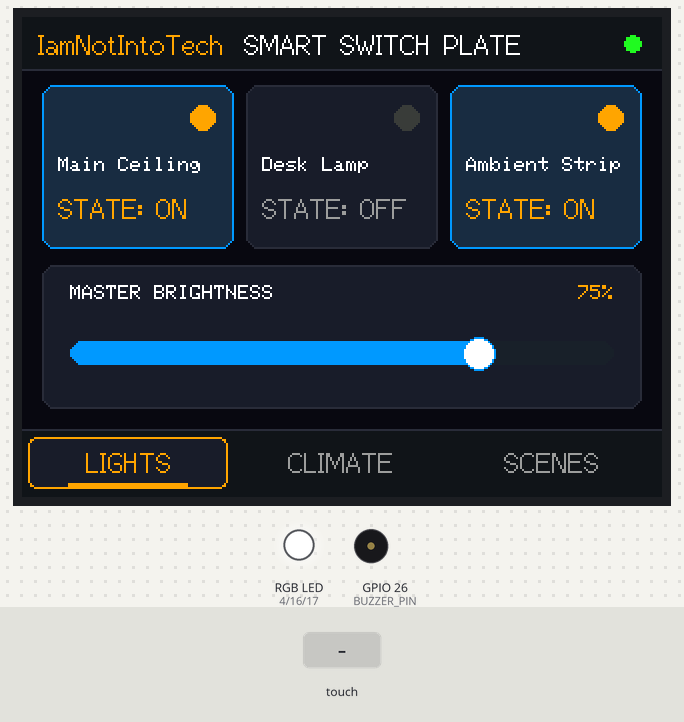
Simulated run of this sketch. Board: ESP32. Shown: 320×240 colour display, an RGB LED mixed from three pins (HIGH = lit), buzzer (waves = sounding). The test bench sets the inputs (shaded band). Pins used as bus, display or sensor lines are not drawn; what the sketch prints to the serial monitor is not drawn.

Above: at 1.5 s.
1.6 s: touch panel pressed at 38 % / 90 % of its raw x / y range
At 2.6 s:
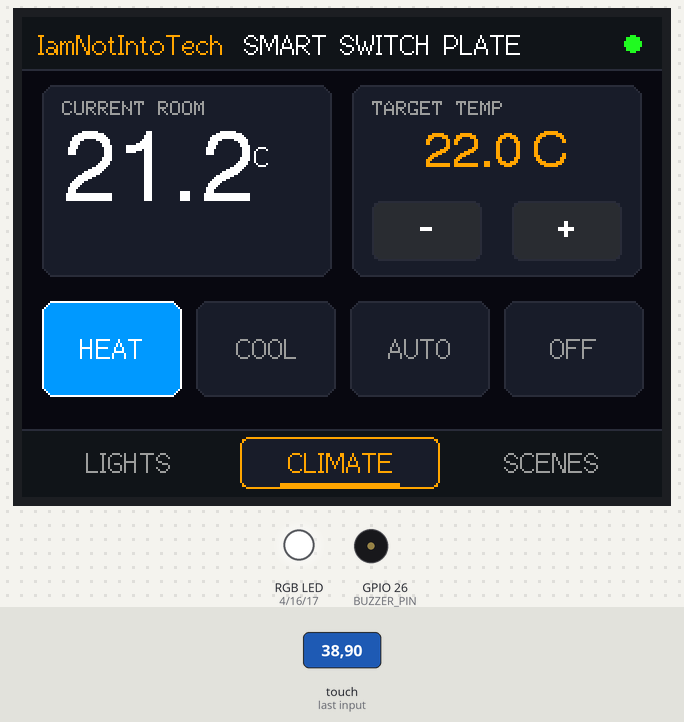
3.2 s: touch panel pressed at 62 % / 70 % of its raw x / y range
At 3.8 s:
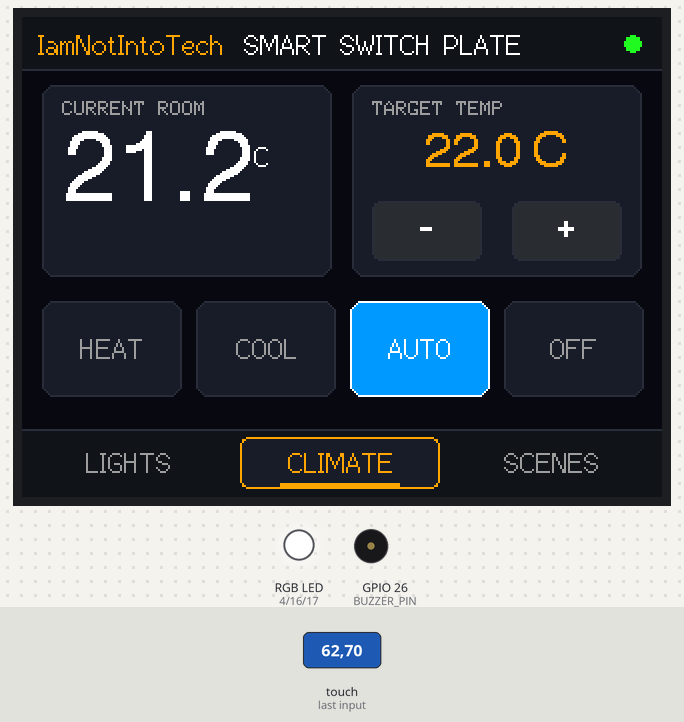
4.8 s: touch panel pressed at 87 % / 70 % of its raw x / y range
At 5.2 s:
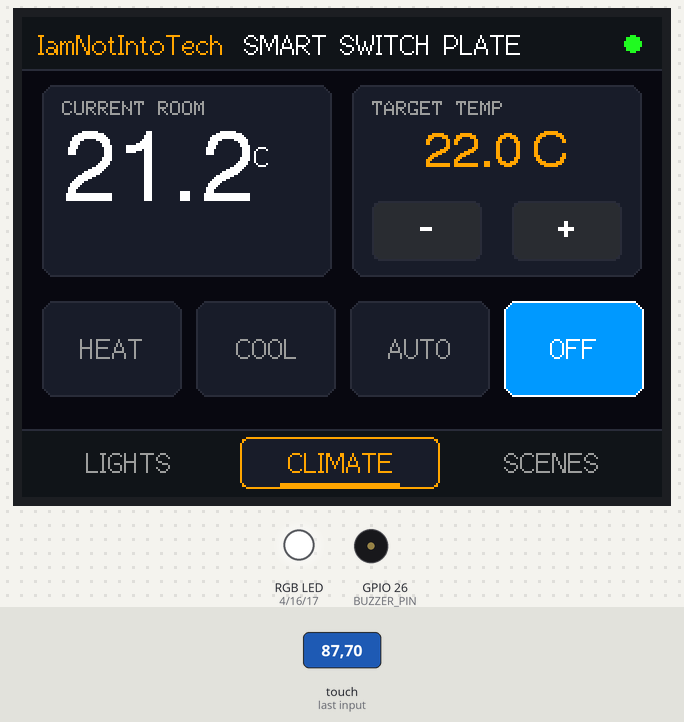
6.4 s: touch panel pressed at 87 % / 90 % of its raw x / y range
At 7.4 s:
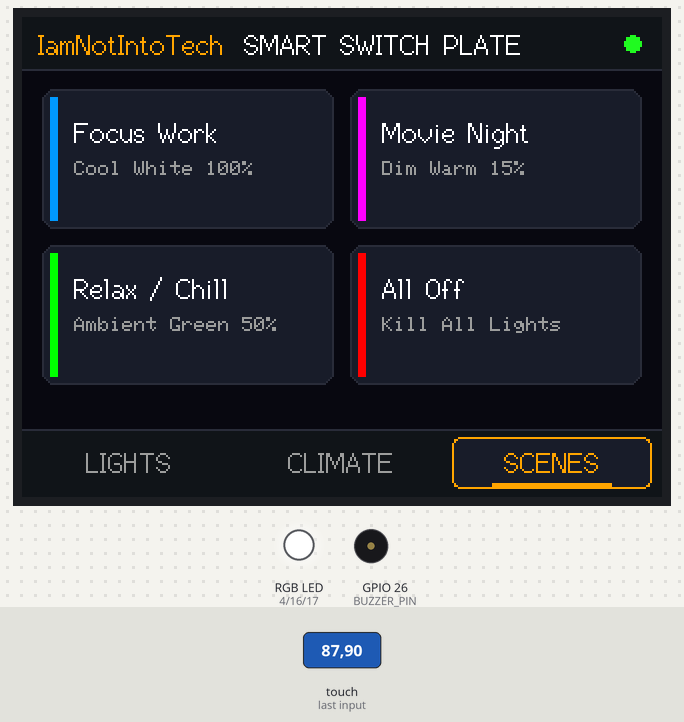
8.0 s: touch panel pressed at 13 % / 10 % of its raw x / y range
At 9.0 s:
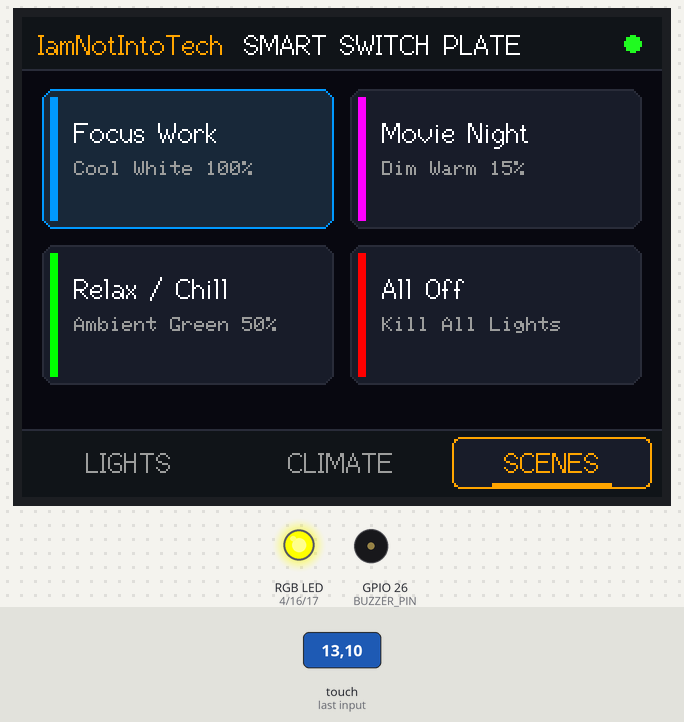
9.6 s: touch panel pressed at 62 % / 10 % of its raw x / y range
At 10.3 s:
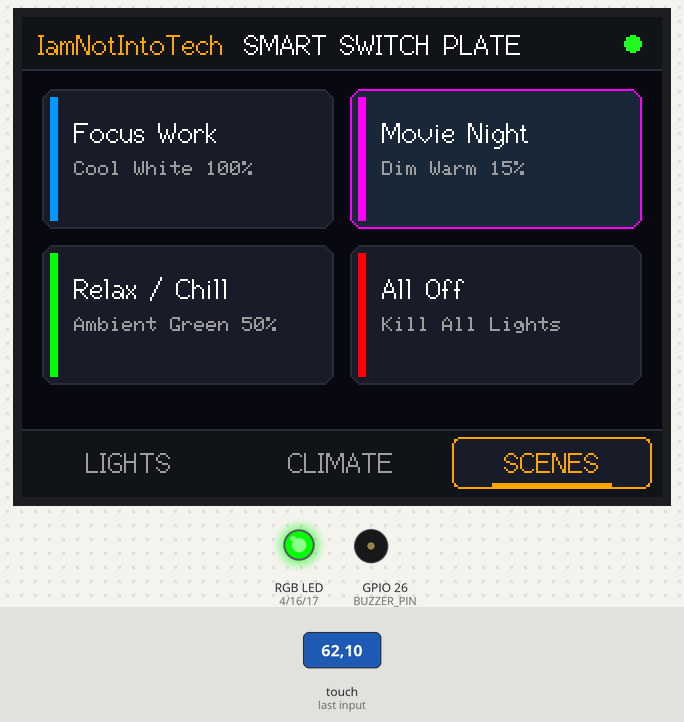
Timing chart, 0 to 12.2 s (numbered marks = the images above; inputs shaded):
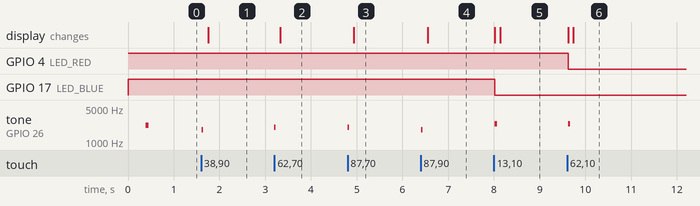

The sketch:

32-openhasp-switch-plate.ino
```cpp
/**
 * 💡 Project 32: Smart Home Touch Switch Plate
 *
 * Hardware: Elecrow CrowPanel 2.8" (ESP32-2432S028R)
 * Channel Branding: IamNotIntoTech (https://youtube.com/@IamNotIntoTech)
 * Author: Tushar Aggarwal (tushar2704)
 *
 * Features:
 * - Smart Home control console (Home Assistant / MQTT ready).
 * - Page 1: Multi-zone lighting toggles (Main Ceiling, Desk Lamp, Ambient Strip) & 0-100% dimming touch slider.
 * - Page 2: HVAC climate thermostat with current/target temperature adjusting and heat/cool/auto/off mode selection.
 * - Page 3: 4-button quick scene launcher (Focus Work, Movie Night, Relax Chill, All Off).
 * - Hardware active-low RGB LED synchronizing ambient scene mood colors.
 * - Calibrated non-inverted resistive touch controls with acoustic buzzer clicks.
 */

#include <Arduino.h>
#include <SPI.h>
#include <WiFi.h>
#include <PubSubClient.h>
#include <ArduinoJson.h>
#include <TFT_eSPI.h>
#include <XPT2046_Touchscreen.h>

// Hardware Pin Definitions for Elecrow 2.8" CYD
#define TFT_BL_PIN    21
#define TOUCH_MOSI    32
#define TOUCH_MISO    39
#define TOUCH_CLK     25
#define TOUCH_CS      33
#define TOUCH_IRQ     36

#define LED_RED       4
#define LED_GREEN     16
#define LED_BLUE      17
#define BUZZER_PIN    26

SPIClass touchSPI = SPIClass(VSPI);
XPT2046_Touchscreen ts(TOUCH_CS);
TFT_eSPI tft = TFT_eSPI();

WiFiClient espClient;
PubSubClient mqttClient(espClient);

// Theme Colors (16-bit 565)
#define COLOR_BG         0x0842 // Charcoal
#define COLOR_NAV        0x10A3
#define COLOR_CARD       0x18E5
#define COLOR_CARD_BRD   0x2967
#define COLOR_ACTIVE     0x04DF // Vibrant Blue
#define COLOR_ACCENT     0xFD20 // Warm Amber
#define COLOR_GREEN      0x27C4
#define COLOR_TEXT       0xFFFF
#define COLOR_MUTED      0x9CF3

// System States
int currentPage = 0; // 0 = Lights, 1 = Climate, 2 = Scenes

// Light States
bool light1 = true;  // Main Ceiling
bool light2 = false; // Desk Lamp
bool light3 = true;  // Ambient Strip
int brightness = 75; // 0 to 100%

// Climate States
float currentTemp = 21.2;
float targetTemp = 22.0;
enum HvacMode { HVAC_HEAT, HVAC_COOL, HVAC_AUTO, HVAC_OFF };
HvacMode hvacMode = HVAC_HEAT;

// Scenes
int activeScene = 0; // 0: None, 1: Focus, 2: Movie, 3: Relax, 4: All Off

unsigned long lastTouchTime = 0;

void playBeep(int freq = 2000, int ms = 30) {
  tone(BUZZER_PIN, freq, ms);
}

void setRGB(bool r, bool g, bool b) {
  digitalWrite(LED_RED, r ? LOW : HIGH);
  digitalWrite(LED_GREEN, g ? LOW : HIGH);
  digitalWrite(LED_BLUE, b ? LOW : HIGH);
}

void updateSceneRGB() {
  switch (activeScene) {
    case 1: setRGB(false, false, true); break; // Focus: Blue
    case 2: setRGB(true, false, true); break;  // Movie: Magenta
    case 3: setRGB(false, true, false); break; // Relax: Green
    default: setRGB(false, false, false); break;
  }
}

void drawHeader() {
  tft.fillRect(0, 0, 320, 26, COLOR_NAV);
  tft.drawFastHLine(0, 26, 320, COLOR_CARD_BRD);

  tft.setTextColor(COLOR_ACCENT, COLOR_NAV);
  tft.drawString("IamNotIntoTech", 8, 6, 2);

  tft.setTextColor(COLOR_TEXT, COLOR_NAV);
  tft.drawCentreString("SMART SWITCH PLATE", 180, 6, 2);

  // Status Indicator
  tft.fillCircle(305, 13, 4, COLOR_GREEN);
}

void drawBottomNav() {
  tft.fillRect(0, 206, 320, 34, COLOR_NAV);
  tft.drawFastHLine(0, 206, 320, COLOR_CARD_BRD);

  const char* tabs[3] = { "LIGHTS", "CLIMATE", "SCENES" };
  for (int i = 0; i < 3; i++) {
    int x = i * 106 + 3;
    bool active = (currentPage == i);
    uint16_t bg = active ? COLOR_CARD : COLOR_NAV;
    uint16_t fg = active ? COLOR_ACCENT : COLOR_MUTED;

    tft.fillRoundRect(x, 210, 100, 26, 4, bg);
    if (active) {
      tft.drawRoundRect(x, 210, 100, 26, 4, COLOR_ACCENT);
      tft.fillRect(x + 20, 233, 60, 2, COLOR_ACCENT);
    }
    tft.setTextColor(fg, bg);
    tft.drawCentreString(tabs[i], x + 50, 215, 2);
  }
}

void drawLightsPage() {
  tft.fillRect(0, 27, 320, 178, COLOR_BG);

  const char* names[3] = { "Main Ceiling", "Desk Lamp", "Ambient Strip" };
  bool states[3] = { light1, light2, light3 };

  for (int i = 0; i < 3; i++) {
    int x = 10 + i * 102;
    int y = 34;
    int w = 96;
    int h = 82;

    uint16_t cardBg = states[i] ? tft.color565(30, 45, 65) : COLOR_CARD;
    uint16_t cardBrd = states[i] ? COLOR_ACTIVE : COLOR_CARD_BRD;

    tft.fillRoundRect(x, y, w, h, 6, cardBg);
    tft.drawRoundRect(x, y, w, h, 6, cardBrd);

    // State Badge
    tft.fillCircle(x + w - 16, y + 16, 6, states[i] ? COLOR_ACCENT : tft.color565(60, 60, 60));

    tft.setTextColor(COLOR_TEXT, cardBg);
    tft.drawString(names[i], x + 8, y + 36, 1);

    tft.setTextColor(states[i] ? COLOR_ACCENT : COLOR_MUTED, cardBg);
    tft.drawString(states[i] ? "STATE: ON" : "STATE: OFF", x + 8, y + 54, 2);
  }

  // Brightness Slider Card
  tft.fillRoundRect(10, 124, 300, 72, 6, COLOR_CARD);
  tft.drawRoundRect(10, 124, 300, 72, 6, COLOR_CARD_BRD);

  tft.setTextColor(COLOR_TEXT, COLOR_CARD);
  tft.drawString("MASTER BRIGHTNESS", 24, 134, 1);

  char bBuf[16];
  snprintf(bBuf, sizeof(bBuf), "%d%%", brightness);
  tft.setTextColor(COLOR_ACCENT, COLOR_CARD);
  tft.drawRightString(bBuf, 296, 134, 1);

  // Slider Track
  int trackX = 24;
  int trackY = 162;
  int trackW = 272;
  int trackH = 12;

  tft.fillRoundRect(trackX, trackY, trackW, trackH, 6, tft.color565(30, 35, 45));
  int fillW = map(brightness, 0, 100, 0, trackW);
  tft.fillRoundRect(trackX, trackY, fillW, trackH, 6, COLOR_ACTIVE);

  // Slider Handle
  tft.fillCircle(trackX + fillW, trackY + trackH / 2, 8, COLOR_TEXT);
  tft.drawCircle(trackX + fillW, trackY + trackH / 2, 8, COLOR_ACTIVE);
}

void drawClimatePage() {
  tft.fillRect(0, 27, 320, 178, COLOR_BG);

  // Current Temp Card
  tft.fillRoundRect(10, 34, 145, 96, 6, COLOR_CARD);
  tft.drawRoundRect(10, 34, 145, 96, 6, COLOR_CARD_BRD);
  tft.setTextColor(COLOR_MUTED, COLOR_CARD);
  tft.drawString("CURRENT ROOM", 20, 42, 1);

  char cBuf[16];
  snprintf(cBuf, sizeof(cBuf), "%.1f", currentTemp);
  tft.setTextColor(COLOR_TEXT, COLOR_CARD);
  tft.drawString(cBuf, 20, 56, 6);
  tft.drawString("C", 116, 62, 2);

  // Target Temp Card with Buttons
  tft.fillRoundRect(165, 34, 145, 96, 6, COLOR_CARD);
  tft.drawRoundRect(165, 34, 145, 96, 6, COLOR_CARD_BRD);
  tft.setTextColor(COLOR_MUTED, COLOR_CARD);
  tft.drawString("TARGET TEMP", 175, 42, 1);

  char tBuf[16];
  snprintf(tBuf, sizeof(tBuf), "%.1f C", targetTemp);
  tft.setTextColor(COLOR_ACCENT, COLOR_CARD);
  tft.drawCentreString(tBuf, 237, 56, 4);

  // Minus Button
  tft.fillRoundRect(175, 92, 55, 30, 4, tft.color565(40, 45, 55));
  tft.drawRoundRect(175, 92, 55, 30, 4, COLOR_CARD_BRD);
  tft.setTextColor(COLOR_TEXT, tft.color565(40, 45, 55));
  tft.drawCentreString("-", 202, 94, 4);

  // Plus Button
  tft.fillRoundRect(245, 92, 55, 30, 4, tft.color565(40, 45, 55));
  tft.drawRoundRect(245, 92, 55, 30, 4, COLOR_CARD_BRD);
  tft.setTextColor(COLOR_TEXT, tft.color565(40, 45, 55));
  tft.drawCentreString("+", 272, 94, 4);

  // Mode Selectors
  const char* modes[4] = { "HEAT", "COOL", "AUTO", "OFF" };
  for (int i = 0; i < 4; i++) {
    int x = 10 + i * 77;
    int y = 142;
    int w = 70;
    int h = 48;

    bool sel = (hvacMode == (HvacMode)i);
    uint16_t mBg = sel ? COLOR_ACTIVE : COLOR_CARD;
    uint16_t mBrd = sel ? COLOR_TEXT : COLOR_CARD_BRD;

    tft.fillRoundRect(x, y, w, h, 6, mBg);
    tft.drawRoundRect(x, y, w, h, 6, mBrd);
    tft.setTextColor(sel ? COLOR_TEXT : COLOR_MUTED, mBg);
    tft.drawCentreString(modes[i], x + 35, y + 16, 2);
  }
}

void drawScenesPage() {
  tft.fillRect(0, 27, 320, 178, COLOR_BG);

  const char* sceneNames[4] = { "Focus Work", "Movie Night", "Relax / Chill", "All Off" };
  const char* sceneSubs[4] = { "Cool White 100%", "Dim Warm 15%", "Ambient Green 50%", "Kill All Lights" };
  uint16_t sceneColors[4] = { 0x04DF, 0xF81F, 0x07E0, 0xF800 };

  for (int i = 0; i < 4; i++) {
    int col = i % 2;
    int row = i / 2;
    int x = 10 + col * 154;
    int y = 36 + row * 78;
    int w = 146;
    int h = 70;

    bool active = (activeScene == i + 1);
    uint16_t sBg = active ? tft.color565(30, 40, 60) : COLOR_CARD;
    uint16_t sBrd = active ? sceneColors[i] : COLOR_CARD_BRD;

    tft.fillRoundRect(x, y, w, h, 6, sBg);
    tft.drawRoundRect(x, y, w, h, 6, sBrd);

    // Accent strip
    tft.fillRect(x + 4, y + 4, 4, h - 8, sceneColors[i]);

    tft.setTextColor(COLOR_TEXT, sBg);
    tft.drawString(sceneNames[i], x + 16, y + 14, 2);

    tft.setTextColor(COLOR_MUTED, sBg);
    tft.drawString(sceneSubs[i], x + 16, y + 36, 1);
  }
}

void renderCurrentPage() {
  if (currentPage == 0) drawLightsPage();
  else if (currentPage == 1) drawClimatePage();
  else if (currentPage == 2) drawScenesPage();
  drawBottomNav();
}

void setup() {
  Serial.begin(115200);

  pinMode(LED_RED, OUTPUT);
  pinMode(LED_GREEN, OUTPUT);
  pinMode(LED_BLUE, OUTPUT);
  setRGB(false, false, false);

  pinMode(BUZZER_PIN, OUTPUT);
  digitalWrite(BUZZER_PIN, LOW);

  pinMode(TFT_BL_PIN, OUTPUT);
  digitalWrite(TFT_BL_PIN, HIGH);

  tft.init();
  tft.setRotation(1);
  tft.fillScreen(COLOR_BG);

  // Initialize Touch (VSPI)
  touchSPI.begin(TOUCH_CLK, TOUCH_MISO, TOUCH_MOSI, TOUCH_CS);
  ts.begin(touchSPI);
  ts.setRotation(1);

  drawHeader();
  renderCurrentPage();

  playBeep(2200, 60);
  Serial.println(F("[SYSTEM] Smart Home Switch Plate initialized."));
}

void loop() {
  if (ts.touched()) {
    TS_Point p = ts.getPoint();
    if (p.z > 50 || ts.touched()) {
      int screenX = map(p.x, 240, 3800, 0, 320);
      int screenY = map(p.y, 240, 3800, 0, 240);
      screenX = constrain(screenX, 0, 319);
      screenY = constrain(screenY, 0, 239);

      // Navigation Tab Bar (screenY >= 205)
      if (screenY >= 205) {
        if (millis() - lastTouchTime > 180) {
          lastTouchTime = millis();
          int tapped = screenX / 106;
          if (tapped >= 0 && tapped <= 2 && tapped != currentPage) {
            currentPage = tapped;
            playBeep(1800, 30);
            renderCurrentPage();
          }
        }
      }
      // Page 0: Lights
      else if (currentPage == 0) {
        if (screenY >= 34 && screenY <= 116) {
          if (millis() - lastTouchTime > 180) {
            lastTouchTime = millis();
            int lIdx = (screenX - 10) / 102;
            if (lIdx == 0) { light1 = !light1; playBeep(2000, 30); drawLightsPage(); }
            else if (lIdx == 1) { light2 = !light2; playBeep(2000, 30); drawLightsPage(); }
            else if (lIdx == 2) { light3 = !light3; playBeep(2000, 30); drawLightsPage(); }
          }
        }
        // Slider Dragging
        else if (screenY >= 145 && screenY <= 185 && screenX >= 24 && screenX <= 296) {
          brightness = map(screenX, 24, 296, 0, 100);
          brightness = constrain(brightness, 0, 100);
          drawLightsPage();
          delay(20);
        }
      }
      // Page 1: Climate
      else if (currentPage == 1) {
        if (screenY >= 92 && screenY <= 124) {
          if (millis() - lastTouchTime > 140) {
            lastTouchTime = millis();
            if (screenX >= 175 && screenX <= 230) {
              targetTemp = max(16.0f, targetTemp - 0.5f);
              playBeep(1600, 25);
              drawClimatePage();
            } else if (screenX >= 245 && screenX <= 300) {
              targetTemp = min(30.0f, targetTemp + 0.5f);
              playBeep(2200, 25);
              drawClimatePage();
            }
          }
        }
        else if (screenY >= 142 && screenY <= 190) {
          if (millis() - lastTouchTime > 180) {
            lastTouchTime = millis();
            int mIdx = (screenX - 10) / 77;
            if (mIdx >= 0 && mIdx <= 3) {
              hvacMode = (HvacMode)mIdx;
              playBeep(2000, 30);
              drawClimatePage();
            }
          }
        }
      }
      // Page 2: Scenes
      else if (currentPage == 2) {
        if (millis() - lastTouchTime > 180) {
          lastTouchTime = millis();
          int col = (screenX >= 164) ? 1 : 0;
          int row = (screenY >= 114) ? 1 : 0;
          int sIdx = row * 2 + col + 1;
          activeScene = sIdx;
          playBeep(2400, 50);
          updateSceneRGB();

          if (activeScene == 4) { // All off
            light1 = light2 = light3 = false;
            brightness = 0;
          } else if (activeScene == 1) { // Focus
            light1 = light2 = true;
            brightness = 100;
          }

          drawScenesPage();
        }
      }
    }
  }

  delay(20);
}
```

Measured:
- after the input at 1.6 s, tone on GPIO 26 (BUZZER_PIN): silent → 1800 Hz at once, → silent 0.03 s later; the display: changes after 0.16 s (image 1)
- after the input at 3.2 s, tone on GPIO 26 (BUZZER_PIN): silent → 2000 Hz at once, → silent 0.03 s later; the display: changes after 0.13 s (image 2)
- after the input at 4.8 s, tone on GPIO 26 (BUZZER_PIN): silent → 2000 Hz at once, → silent 0.03 s later; the display: changes after 0.13 s (image 3)
- after the input at 6.4 s, tone on GPIO 26 (BUZZER_PIN): silent → 1800 Hz at once, → silent 0.03 s later; the display: changes after 0.16 s (image 4)
- after the input at 8.0 s, GPIO 17 (LED_BLUE): HIGH → LOW at once; tone on GPIO 26 (BUZZER_PIN): silent → 2400 Hz at once, → silent 0.05 s later; the display: first changes at once (image 5 shows a later state)
- after the input at 9.6 s, GPIO 4 (LED_RED): HIGH → LOW at once; tone on GPIO 26 (BUZZER_PIN): silent → 2400 Hz at once, → silent 0.05 s later; the display: first changes at once (image 6 shows a later state)
